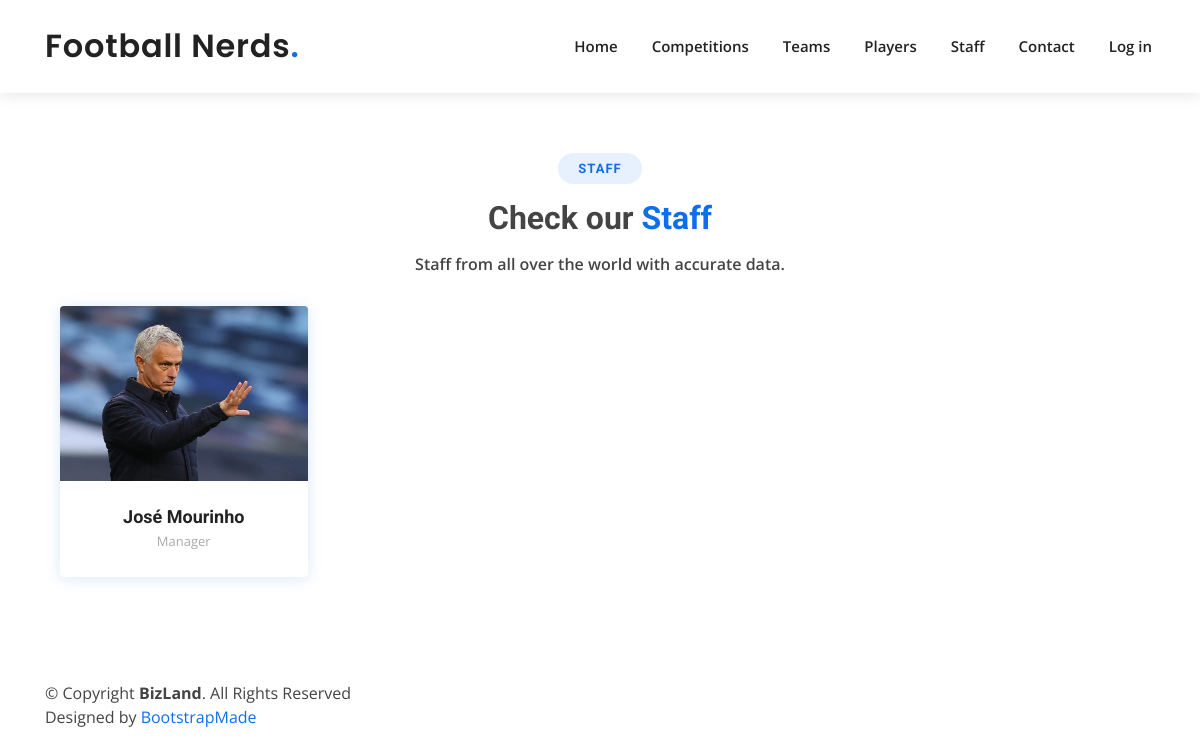
The page /staff/ on the database as committed earlier.
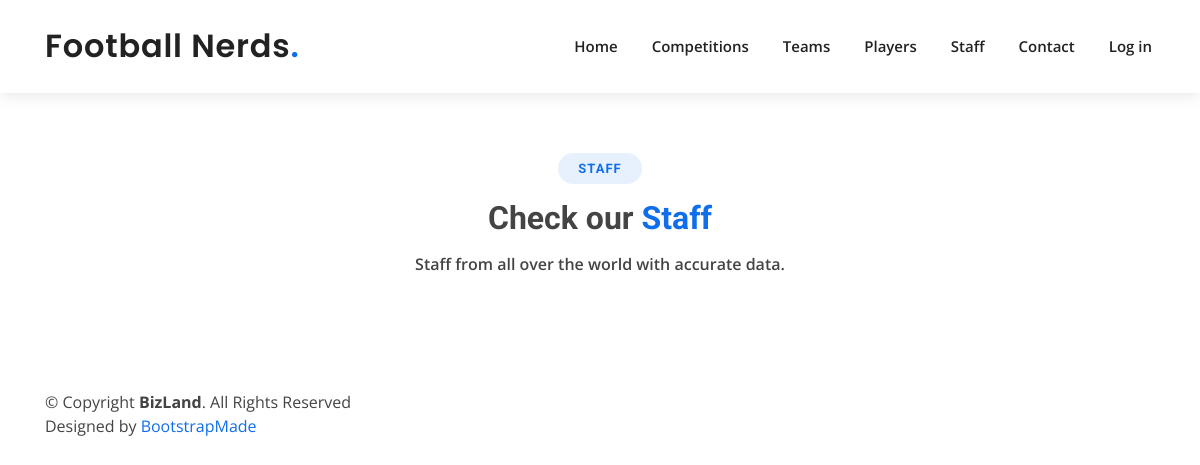
The same page on the database as committed later.
### app/models.py (models this page shows, shortened)
class Staff(models.Model):
    full_name = models.CharField(max_length=120)
    name = models.CharField(max_length=90)
    birthday = models.DateField()
    nationality = models.CharField(max_length=70)
    function = models.CharField(max_length=70)
    staff_img = models.CharField(max_length=100, default="default_staff.png")

### app/views.py (the view)
# urls.py: path('staff/', views.staff, name='staff'),
def staff(request):
    t_parms = {
        'staffs': Staff.objects.all(),
    }
    return render(request, 'staff.html', t_parms)

### templates/staff.html (shortened to what this page needs)
{% extends 'layout.html' %}
{% load static %}
{% block content %}
    <section id="team" class="team">
        <div class="section-title">
          <h2>Staff</h2>
          <h3>Check our <span>Staff</span></h3>
          <p>Staff from all over the world with accurate data.</p>
        </div>
      <div class="container" data-aos="fade-up">
        <div class="row">
            {% for staff in staffs %}
          <div class="col-lg-3 col-md-6 d-flex align-items-stretch" data-aos="fade-up" data-aos-delay="100">
            <div class="member">
              <div class="member-img">
                  <a href="{{ staff.id }}"><img src="{% static 'img/mourinhotest.jpg'  %}" class="img-fluid" alt=""></a>
              </div>
              <div class="member-info">
                <h4 style="text-align: center">{{ staff.name }}</h4>
                <span style="text-align: center">{{ staff.function }}</span>
              </div>
            </div>
          </div>
            {% endfor %}
          </div>
        </div>
      </div>
{% endblock %}

Rows that differ between the two databases and show on the page:
removed Staff: name "José Mourinho", function "Manager"
